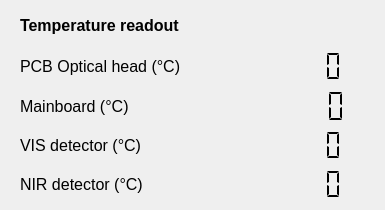
    <widget class="QWidget" name="tab_3">
     <attribute name="title">
      <string>Temp</string>
     </attribute>
     <widget class="QWidget" name="gridLayoutWidget_5">
      <property name="geometry">
       <rect>
        <x>20</x>
        <y>50</y>
        <width>356</width>
        <height>151</height>
       </rect>
      </property>
      <layout class="QGridLayout" name="gridLayout_5">
       <property name="horizontalSpacing">
        <number>7</number>
       </property>
       <item row="2" column="0">
        <widget class="QLabel" name="label_13">
         <property name="font">
          <font>
           <pointsize>12</pointsize>
          </font>
         </property>
         <property name="text">
          <string>VIS detector (°C)</string>
         </property>
        </widget>
       </item>
       <item row="1" column="1">
        <widget class="QLCDNumber" name="lcdNumber_2">
         <property name="font">
          <font>
           <pointsize>12</pointsize>
           <weight>75</weight>
           <bold>true</bold>
          </font>
         </property>
         <property name="frameShape">
          <enum>QFrame::NoFrame</enum>
         </property>
         <property name="segmentStyle">
          <enum>QLCDNumber::Flat</enum>
         </property>
        </widget>
       </item>
       <item row="2" column="1">
        <widget class="QLCDNumber" name="lcdNumber_3">
         <property name="font">
          <font>
           <pointsize>12</pointsize>
           <weight>75</weight>
           <bold>true</bold>
          </font>
         </property>
         <property name="frameShape">
          <enum>QFrame::NoFrame</enum>
         </property>
         <property name="segmentStyle">
          <enum>QLCDNumber::Flat</enum>
         </property>
        </widget>
       </item>
       <item row="0" column="1">
        <widget class="QLCDNumber" name="lcdNumber_1">
         <property name="font">
          <font>
           <pointsize>12</pointsize>
           <weight>75</weight>
           <bold>true</bold>
          </font>
         </property>
         <property name="cursor">
          <cursorShape>UpArrowCursor</cursorShape>
         </property>
         <property name="autoFillBackground">
          <bool>false</bool>
         </property>
         <property name="frameShape">
          <enum>QFrame::NoFrame</enum>
         </property>
         <property name="smallDecimalPoint">
          <bool>false</bool>
         </property>
         <property name="segmentStyle">
          <enum>QLCDNumber::Flat</enum>
         </property>
        </widget>
       </item>
       <item row="1" column="0">
        <widget class="QLabel" name="label_3">
         <property name="font">
          <font>
           <pointsize>12</pointsize>
          </font>
         </property>
         <property name="text">
          <string>Mainboard (°C)</string>
         </property>
        </widget>
       </item>
       <item row="0" column="0">
        <widget class="QLabel" name="label_2">
         <property name="font">
          <font>
           <pointsize>12</pointsize>
          </font>
         </property>
         <property name="text">
          <string>PCB Optical head (°C)          </string>
         </property>
        </widget>
       </item>
       <item row="3" column="0">
        <widget class="QLabel" name="label_14">
         <property name="font">
          <font>
           <pointsize>12</pointsize>
          </font>
         </property>
         <property name="text">
          <string>NIR detector (°C)</string>
         </property>
        </widget>
       </item>
       <item row="3" column="1">
        <widget class="QLCDNumber" name="lcdNumber_4">
         <property name="font">
          <font>
           <pointsize>12</pointsize>
           <weight>75</weight>
           <bold>true</bold>
          </font>
         </property>
         <property name="frameShape">
          <enum>QFrame::NoFrame</enum>
         </property>
         <property name="segmentStyle">
          <enum>QLCDNumber::Flat</enum>
         </property>
        </widget>
       </item>
      </layout>
     </widget>
     <widget class="QLabel" name="label_38">
      <property name="geometry">
       <rect>
        <x>20</x>
        <y>10</y>
        <width>231</width>
        <height>31</height>
       </rect>
      </property>
      <property name="font">
       <font>
        <pointsize>12</pointsize>
        <weight>75</weight>
        <bold>true</bold>
       </font>
      </property>
      <property name="text">
       <string>Temperature readout</string>
      </property>
     </widget>
    </widget>
